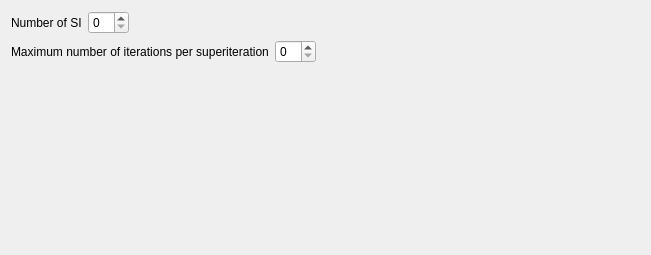
<?xml version="1.0" encoding="UTF-8"?>
<ui version="4.0">
 <class>Form</class>
 <widget class="QWidget" name="Form">
  <property name="geometry">
   <rect>
    <x>0</x>
    <y>0</y>
    <width>651</width>
    <height>255</height>
   </rect>
  </property>
  <property name="windowTitle">
   <string>Form</string>
  </property>
  <layout class="QVBoxLayout" name="verticalLayout">
   <item>
    <layout class="QHBoxLayout" name="horizontalLayout_3">
     <item>
      <widget class="QLabel" name="label">
       <property name="text">
        <string>Number of SI</string>
       </property>
      </widget>
     </item>
     <item>
      <widget class="QSpinBox" name="superiteration_number_spinbox"/>
     </item>
     <item>
      <spacer name="horizontalSpacer_2">
       <property name="orientation">
        <enum>Qt::Horizontal</enum>
       </property>
       <property name="sizeHint" stdset="0">
        <size>
         <width>40</width>
         <height>20</height>
        </size>
       </property>
      </spacer>
     </item>
    </layout>
   </item>
   <item>
    <layout class="QHBoxLayout" name="horizontalLayout_4">
     <item>
      <widget class="QLabel" name="label_2">
       <property name="text">
        <string>Maximum number of iterations per superiteration</string>
       </property>
      </widget>
     </item>
     <item>
      <widget class="QSpinBox" name="iterations_number_spinbox"/>
     </item>
     <item>
      <spacer name="horizontalSpacer_3">
       <property name="orientation">
        <enum>Qt::Horizontal</enum>
       </property>
       <property name="sizeHint" stdset="0">
        <size>
         <width>40</width>
         <height>20</height>
        </size>
       </property>
      </spacer>
     </item>
    </layout>
   </item>
   <item>
    <spacer name="verticalSpacer">
     <property name="orientation">
      <enum>Qt::Vertical</enum>
     </property>
     <property name="sizeHint" stdset="0">
      <size>
       <width>20</width>
       <height>170</height>
      </size>
     </property>
    </spacer>
   </item>
  </layout>
 </widget>
 <resources/>
 <connections/>
</ui>
